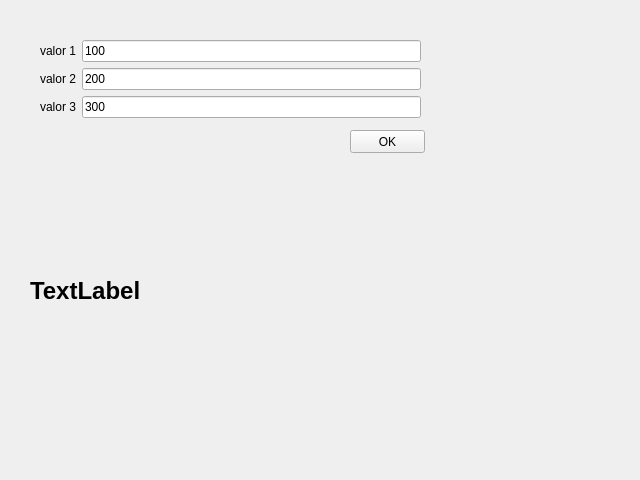
<?xml version="1.0" encoding="UTF-8"?>
<ui version="4.0">
 <class>Form</class>
 <widget class="QWidget" name="Form">
  <property name="geometry">
   <rect>
    <x>0</x>
    <y>0</y>
    <width>640</width>
    <height>480</height>
   </rect>
  </property>
  <property name="windowTitle">
   <string>Form</string>
  </property>
  <widget class="QPushButton" name="pushButton">
   <property name="geometry">
    <rect>
     <x>350</x>
     <y>130</y>
     <width>75</width>
     <height>23</height>
    </rect>
   </property>
   <property name="text">
    <string>OK</string>
   </property>
  </widget>
  <widget class="QWidget" name="formLayoutWidget">
   <property name="geometry">
    <rect>
     <x>40</x>
     <y>40</y>
     <width>381</width>
     <height>81</height>
    </rect>
   </property>
   <layout class="QFormLayout" name="formLayout">
    <item row="0" column="0">
     <widget class="QLabel" name="label">
      <property name="text">
       <string>valor 1</string>
      </property>
     </widget>
    </item>
    <item row="0" column="1">
     <widget class="QLineEdit" name="txt_valor1">
      <property name="text">
       <string>100</string>
      </property>
     </widget>
    </item>
    <item row="1" column="0">
     <widget class="QLabel" name="label_2">
      <property name="text">
       <string>valor 2</string>
      </property>
     </widget>
    </item>
    <item row="1" column="1">
     <widget class="QLineEdit" name="txt_valor2">
      <property name="text">
       <string>200</string>
      </property>
     </widget>
    </item>
    <item row="2" column="0">
     <widget class="QLabel" name="label_3">
      <property name="text">
       <string>valor 3</string>
      </property>
     </widget>
    </item>
    <item row="2" column="1">
     <widget class="QLineEdit" name="txt_valor3">
      <property name="text">
       <string>300</string>
      </property>
     </widget>
    </item>
   </layout>
  </widget>
  <widget class="QLabel" name="lb_resposta">
   <property name="geometry">
    <rect>
     <x>30</x>
     <y>270</y>
     <width>411</width>
     <height>41</height>
    </rect>
   </property>
   <property name="font">
    <font>
     <pointsize>18</pointsize>
     <weight>75</weight>
     <bold>true</bold>
    </font>
   </property>
   <property name="text">
    <string>TextLabel</string>
   </property>
  </widget>
 </widget>
 <resources/>
 <connections/>
</ui>
